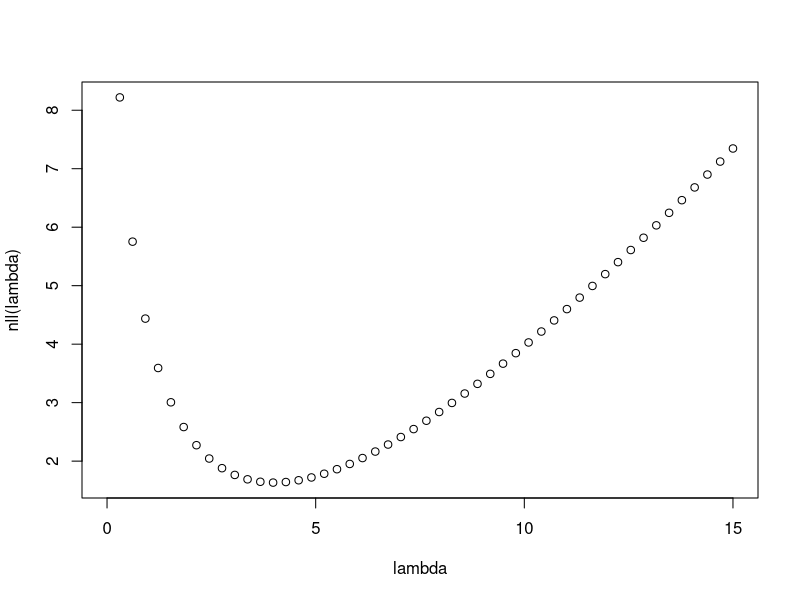

R code for this plot:

## Poisson likelihood by hand
## pmf=exp(-lambda)*lambda^k/k!
k <- 4
lambda <- 5.5
nll <- function(lambda) -log(exp(-lambda)*lambda^k/factorial(k))
nll(5.5)
-dpois(k, lambda, log=TRUE)

lambda <- seq(0,15, len=50)
plot(lambda, nll(lambda))

opt <- nlminb(start=10, nll)
opt$par                                # value that gives minimum
opt$objective                          # the minimum


